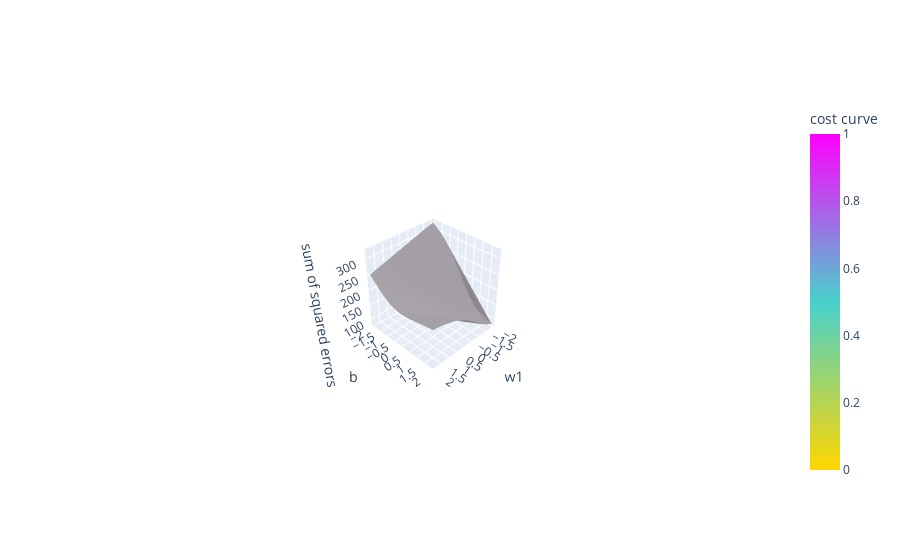

The code cell stored with this chart in its notebook:
### Markdown cell above
And of course this does not just happen for one parameter, but across multiple parameters simultaneously.

### Code cell
import pandas as pd
import plotly.graph_objects as go
url = "https://storage.googleapis.com/curriculum-assets/nn-from-scratch/cost_curve_three_d.json"
import requests
response = requests.get(url)
# pd.read_json(url, typ = 'dict')
go.Figure(response.json())

### Figure 1 — Plotly figure (JSON) as saved in the notebook; plotly's stock layout.template omitted (floating-point values rounded to 4 significant figures; data arrays with more than 128 entries replaced by an {"elided": "..."} marker saying what was removed)
{"data": [{"colorbar": {"title": {"text": "cost curve"}}, "colorscale": [[0, "gold"], [0.5, "mediumturquoise"], [1, "magenta"]], "intensity": [0, 0.33, 0.66, 1], "name": "y", "showscale": true, "type": "mesh3d", "x": {"elided": "1600 float values"}, "y": {"elided": "1600 float values"}, "z": {"elided": "1600 float values"}}], "layout": {"autosize": true, "scene": {"aspectmode": "auto", "aspectratio": {"x": 1, "y": 1, "z": 1}, "camera": {"center": {"x": 0, "y": 0, "z": 0}, "eye": {"x": 2.866, "y": 2.866, "z": 2.866}, "projection": {"type": "perspective"}, "up": {"x": 0.01427, "y": -0.01407, "z": 0.9998}}, "xaxis": {"title": {"text": "w1"}, "type": "linear"}, "yaxis": {"title": {"text": "b"}, "type": "linear"}, "zaxis": {"title": {"text": "sum of squared errors"}, "type": "linear"}}}}
